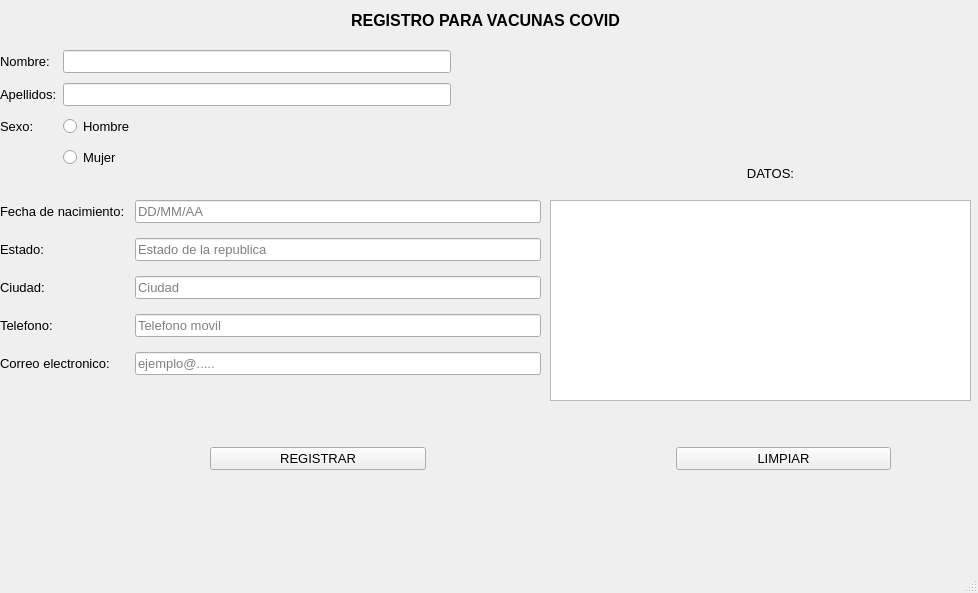
<?xml version="1.0" encoding="UTF-8"?>
<ui version="4.0">
 <class>MainWindow</class>
 <widget class="QMainWindow" name="MainWindow">
  <property name="geometry">
   <rect>
    <x>0</x>
    <y>0</y>
    <width>978</width>
    <height>593</height>
   </rect>
  </property>
  <property name="font">
   <font>
    <pointsize>10</pointsize>
   </font>
  </property>
  <property name="windowTitle">
   <string>MainWindow</string>
  </property>
  <property name="layoutDirection">
   <enum>Qt::LeftToRight</enum>
  </property>
  <widget class="QWidget" name="centralwidget">
   <widget class="QWidget" name="formLayoutWidget">
    <property name="geometry">
     <rect>
      <x>0</x>
      <y>50</y>
      <width>451</width>
      <height>136</height>
     </rect>
    </property>
    <layout class="QFormLayout" name="formLayout">
     <property name="verticalSpacing">
      <number>10</number>
     </property>
     <item row="0" column="0">
      <widget class="QLabel" name="label">
       <property name="font">
        <font>
         <pointsize>10</pointsize>
        </font>
       </property>
       <property name="text">
        <string>Nombre:</string>
       </property>
      </widget>
     </item>
     <item row="0" column="1">
      <widget class="QLineEdit" name="txt_nombre">
       <property name="font">
        <font>
         <pointsize>10</pointsize>
        </font>
       </property>
      </widget>
     </item>
     <item row="1" column="0">
      <widget class="QLabel" name="label_2">
       <property name="font">
        <font>
         <pointsize>10</pointsize>
        </font>
       </property>
       <property name="text">
        <string>Apellidos:</string>
       </property>
      </widget>
     </item>
     <item row="1" column="1">
      <widget class="QLineEdit" name="txt_apellidos">
       <property name="font">
        <font>
         <pointsize>10</pointsize>
        </font>
       </property>
      </widget>
     </item>
     <item row="2" column="0">
      <widget class="QLabel" name="label_3">
       <property name="font">
        <font>
         <pointsize>10</pointsize>
        </font>
       </property>
       <property name="text">
        <string>Sexo:</string>
       </property>
      </widget>
     </item>
     <item row="2" column="1">
      <widget class="QRadioButton" name="Rb_hombre">
       <property name="font">
        <font>
         <pointsize>10</pointsize>
        </font>
       </property>
       <property name="text">
        <string>Hombre</string>
       </property>
      </widget>
     </item>
     <item row="3" column="1">
      <widget class="QRadioButton" name="Rb_mujer">
       <property name="font">
        <font>
         <pointsize>10</pointsize>
        </font>
       </property>
       <property name="text">
        <string>Mujer</string>
       </property>
      </widget>
     </item>
    </layout>
   </widget>
   <widget class="QWidget" name="formLayoutWidget_2">
    <property name="geometry">
     <rect>
      <x>0</x>
      <y>200</y>
      <width>541</width>
      <height>201</height>
     </rect>
    </property>
    <layout class="QFormLayout" name="formLayout_3">
     <property name="horizontalSpacing">
      <number>10</number>
     </property>
     <property name="verticalSpacing">
      <number>15</number>
     </property>
     <item row="0" column="0">
      <widget class="QLabel" name="label_4">
       <property name="font">
        <font>
         <pointsize>10</pointsize>
        </font>
       </property>
       <property name="text">
        <string>Fecha de nacimiento:</string>
       </property>
      </widget>
     </item>
     <item row="0" column="1">
      <widget class="QLineEdit" name="txt_fnacimiento">
       <property name="font">
        <font>
         <pointsize>10</pointsize>
        </font>
       </property>
       <property name="placeholderText">
        <string comment="DD/MM/AA">DD/MM/AA</string>
       </property>
      </widget>
     </item>
     <item row="1" column="0">
      <widget class="QLabel" name="label_5">
       <property name="font">
        <font>
         <pointsize>10</pointsize>
        </font>
       </property>
       <property name="text">
        <string>Estado:</string>
       </property>
      </widget>
     </item>
     <item row="2" column="0">
      <widget class="QLabel" name="label_6">
       <property name="font">
        <font>
         <pointsize>10</pointsize>
        </font>
       </property>
       <property name="text">
        <string>Ciudad:</string>
       </property>
      </widget>
     </item>
     <item row="3" column="0">
      <widget class="QLabel" name="label_7">
       <property name="font">
        <font>
         <pointsize>10</pointsize>
        </font>
       </property>
       <property name="text">
        <string>Telefono:</string>
       </property>
      </widget>
     </item>
     <item row="4" column="0">
      <widget class="QLabel" name="label_8">
       <property name="font">
        <font>
         <pointsize>10</pointsize>
        </font>
       </property>
       <property name="text">
        <string>Correo electronico:</string>
       </property>
      </widget>
     </item>
     <item row="1" column="1">
      <widget class="QLineEdit" name="txt_estado">
       <property name="font">
        <font>
         <pointsize>10</pointsize>
        </font>
       </property>
       <property name="placeholderText">
        <string>Estado de la republica</string>
       </property>
      </widget>
     </item>
     <item row="2" column="1">
      <widget class="QLineEdit" name="txt_ciudad">
       <property name="font">
        <font>
         <pointsize>10</pointsize>
        </font>
       </property>
       <property name="placeholderText">
        <string>Ciudad</string>
       </property>
      </widget>
     </item>
     <item row="3" column="1">
      <widget class="QLineEdit" name="txt_telefono">
       <property name="font">
        <font>
         <pointsize>10</pointsize>
        </font>
       </property>
       <property name="placeholderText">
        <string>Telefono movil</string>
       </property>
      </widget>
     </item>
     <item row="4" column="1">
      <widget class="QLineEdit" name="txt_correo">
       <property name="font">
        <font>
         <pointsize>10</pointsize>
        </font>
       </property>
       <property name="placeholderText">
        <string>ejemplo@.....</string>
       </property>
      </widget>
     </item>
    </layout>
   </widget>
   <widget class="QTextEdit" name="textEdit">
    <property name="geometry">
     <rect>
      <x>550</x>
      <y>200</y>
      <width>421</width>
      <height>201</height>
     </rect>
    </property>
   </widget>
   <widget class="QWidget" name="horizontalLayoutWidget">
    <property name="geometry">
     <rect>
      <x>210</x>
      <y>420</y>
      <width>681</width>
      <height>78</height>
     </rect>
    </property>
    <layout class="QHBoxLayout" name="horizontalLayout">
     <property name="spacing">
      <number>250</number>
     </property>
     <item>
      <widget class="QPushButton" name="Btn_registrar">
       <property name="text">
        <string>REGISTRAR</string>
       </property>
      </widget>
     </item>
     <item>
      <widget class="QPushButton" name="Btn_limpiar">
       <property name="text">
        <string>LIMPIAR</string>
       </property>
      </widget>
     </item>
    </layout>
   </widget>
   <widget class="QLabel" name="label_10">
    <property name="geometry">
     <rect>
      <x>720</x>
      <y>160</y>
      <width>101</width>
      <height>27</height>
     </rect>
    </property>
    <property name="font">
     <font>
      <pointsize>10</pointsize>
     </font>
    </property>
    <property name="text">
     <string>DATOS:</string>
    </property>
    <property name="alignment">
     <set>Qt::AlignCenter</set>
    </property>
   </widget>
   <widget class="QWidget" name="verticalLayoutWidget">
    <property name="geometry">
     <rect>
      <x>0</x>
      <y>0</y>
      <width>971</width>
      <height>41</height>
     </rect>
    </property>
    <layout class="QVBoxLayout" name="verticalLayout_2">
     <item>
      <widget class="QLabel" name="label_9">
       <property name="font">
        <font>
         <pointsize>12</pointsize>
         <weight>75</weight>
         <bold>true</bold>
        </font>
       </property>
       <property name="text">
        <string>REGISTRO PARA VACUNAS COVID</string>
       </property>
       <property name="alignment">
        <set>Qt::AlignCenter</set>
       </property>
      </widget>
     </item>
    </layout>
   </widget>
  </widget>
  <widget class="QMenuBar" name="menubar">
   <property name="geometry">
    <rect>
     <x>0</x>
     <y>0</y>
     <width>978</width>
     <height>29</height>
    </rect>
   </property>
  </widget>
  <widget class="QStatusBar" name="statusbar"/>
 </widget>
 <resources/>
 <connections/>
</ui>
